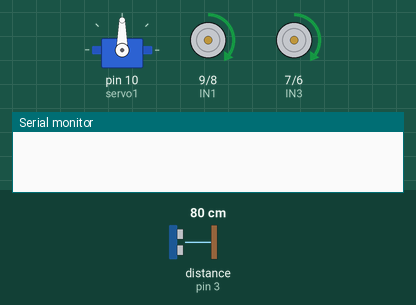
The sketch below on a simulated Arduino Uno, built with avr-gcc and run on an emulated ATmega328P. On the bench: servo, motor-driver pin pairs drawn as motors (green arrow = first pin HIGH = forward, orange = second pin HIGH = backward, longer = more drive, scaled by the enable pin), the last lines printed to the serial monitor. Wiring (inferred from the names in the program): ultrasonic range finder: trigger pin 2; echo pin 3. Inputs (shaded band) come from the test bench; at power-on: distance to the obstacle (sensor on pin 3) 80 cm. The echo pulse lasts 58.3 µs per cm.

Above: at 1.2 s.
1.3 s: distance to the obstacle (sensor on pin 3) set to 44 cm
2.8 s: distance to the obstacle (sensor on pin 3) set to 38 cm
At 5.6 s:
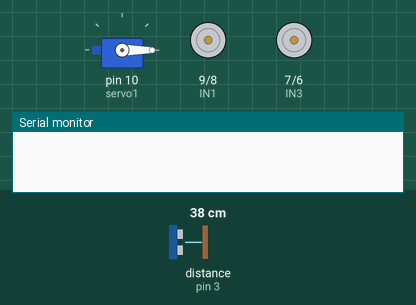
8.8 s: distance to the obstacle (sensor on pin 3) set to 60 cm
At 9.5 s:
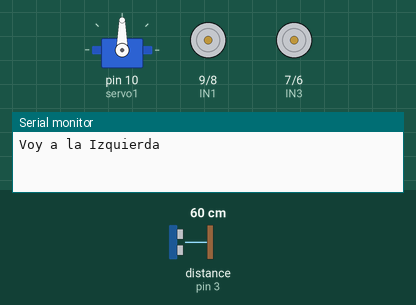
10.6 s: distance to the obstacle (sensor on pin 3) set to 2 cm
At 15.5 s:
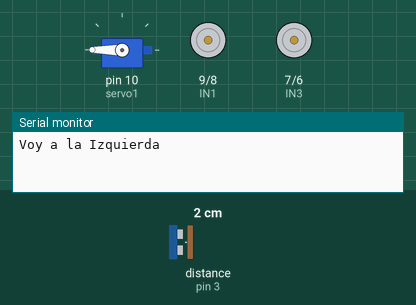
Timing chart, 0 to 28.7 s (numbered marks = the images above; inputs shaded):
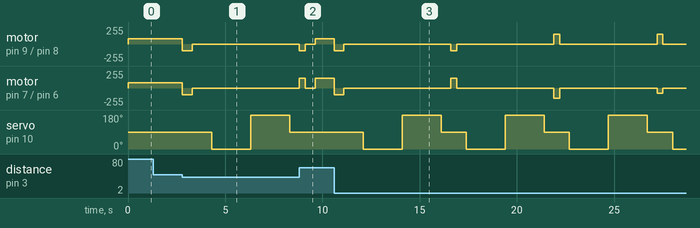

Measured:
- the behaviour switches between 42 and 41 cm on distance to the obstacle (sensor on pin 3) (found by bisection; images 0 and 1)
- after the input at 1.3 s, every drawn part: stays the same
- after the input at 2.8 s, motor on pin 9 (IN1) / pin 8 (IN2), motor on pin 7 (IN3) / pin 6 (IN4): forward 80/255 → backward 100/255 at once, → stopped 0.50 s later; servo on pin 10 (servo1): 90° → 0° after 1.5 s, → 180° 2.0 s later, → 90° 2.0 s later
- after the input at 8.8 s, servo on pin 10 (servo1): stays 90° (without the input it goes to 0° after 0.81 s)

The sketch:

Robot_decision_l298N.ino
```cpp
//Robot decision trayecto con placa motores L298N

#include <Servo.h>

Servo servo1;

const int Trigger = 2;   //Pin digital 2 para el Trigger del sensor principal
const int Echo = 3;   //Pin digital 3 para el Echo del sensor principal

// Motor A
int ENA = 11;  // en el pin 10 no funciona correctamente
int IN1 = 9;
int IN2 = 8;

// Motor B
int ENB = 5;
int IN3 = 7;
int IN4 = 6;

void setup() {

  Serial.begin(9600);//iniciailzamos la comunicación

  servo1.attach(10); //iniciamos servo en el pin 10

  //Iniciamos pines Ultrasonidos
  pinMode(Trigger, OUTPUT); //pin como salida
  pinMode(Echo, INPUT);  //pin como entrada
  digitalWrite(Trigger, LOW);//Inicializamos el pin con 0

 // Declaramos todos los pines como salidas L298N
 pinMode (ENA, OUTPUT);
 pinMode (ENB, OUTPUT);
 pinMode (IN1, OUTPUT);
 pinMode (IN2, OUTPUT);
 pinMode (IN3, OUTPUT);
 pinMode (IN4, OUTPUT);


}

void loop() {

 long recto;

 recto = medirDistancia();

  while (recto > 40) {
    recto = medirDistancia();
    Adelante();
  }

  Atras();
  delay(500);

  Parar();
  delay(1000);

  Decidir();
  recto = medirDistancia();

  while (recto < 40){
    Decidir();
    recto = medirDistancia();
    }

}

long medirDistancia(){

  long t; //timepo que demora en llegar el eco
  long d; //distancia en centimetros

  digitalWrite(Trigger, HIGH);
  delayMicroseconds(10);          //Enviamos un pulso de 10us
  digitalWrite(Trigger, LOW);

  t = pulseIn(Echo, HIGH); //obtenemos el ancho del pulso
  d = t/59;             //escalamos el tiempo a una distancia en cm

  return d;

  delay(100);          //Hacemos una pausa de 100ms

}


void Decidir() {
  long derecha;
  long izquierda;

  servo1.write(0);  //Mirar derecha
  delay(1000);
  derecha = medirDistancia();
  delay(1000);

  servo1.write(255);  //Mirar izquierda
  delay(1000);
  izquierda = medirDistancia();
  delay(1000);

  servo1.write(90); //Mirar recto
  delay(500);

  if (derecha > izquierda) {
    Serial.print("Voy a la derecha ");
    Serial.println();
    Derecha();
    delay(300);
    Parar();
    delay(500);
  }
  else {
    Serial.print("Voy a la Izquierda ");
    Serial.println();
    Izquierda();
    delay(300);
    Parar();
    delay(500);
  }

}


void Adelante()
{
 //Direccion motor A
 digitalWrite (IN1, HIGH);
 digitalWrite (IN2, LOW);
 analogWrite (ENA, 80); //Velocidad motor A

 //Direccion motor B
 digitalWrite (IN3, HIGH);
 digitalWrite (IN4, LOW);
 analogWrite (ENB, 80); //Velocidad motor B
}


void Atras()
{
 //Direccion motor A
 digitalWrite (IN1, LOW);
 digitalWrite (IN2, HIGH);
 analogWrite (ENA, 100); //Velocidad motor A
 //Direccion motor B
 digitalWrite (IN3, LOW);
 digitalWrite (IN4, HIGH);
 analogWrite (ENB, 100); //Velocidad motor B
}


void Derecha()
{
 //Direccion motor A
 digitalWrite (IN1, HIGH);
 digitalWrite (IN2, LOW);
 analogWrite (ENA, 150); //Velocidad motor A
 //Direccion motor B
 digitalWrite (IN3, LOW);
 digitalWrite (IN4, HIGH);
 analogWrite (ENB, 80); //Velocidad motor A
}

void Izquierda()
{
 //Direccion motor A
 digitalWrite (IN1, LOW);
 digitalWrite (IN2, HIGH);
 analogWrite (ENA, 80); //Velocidad motor A
 //Direccion motor B
 digitalWrite (IN3, HIGH);
 digitalWrite (IN4, LOW);
 analogWrite (ENB, 150); //Velocidad motor A
}


void Parar()
{
 //Direccion motor A
 digitalWrite (IN1, LOW);
 digitalWrite (IN2, LOW);
 analogWrite (ENA, 0); //Velocidad motor A

 //Direccion motor B
 digitalWrite (IN3, LOW);
 digitalWrite (IN4, LOW);
 analogWrite (ENB, 0); //Velocidad motor A
}
```
